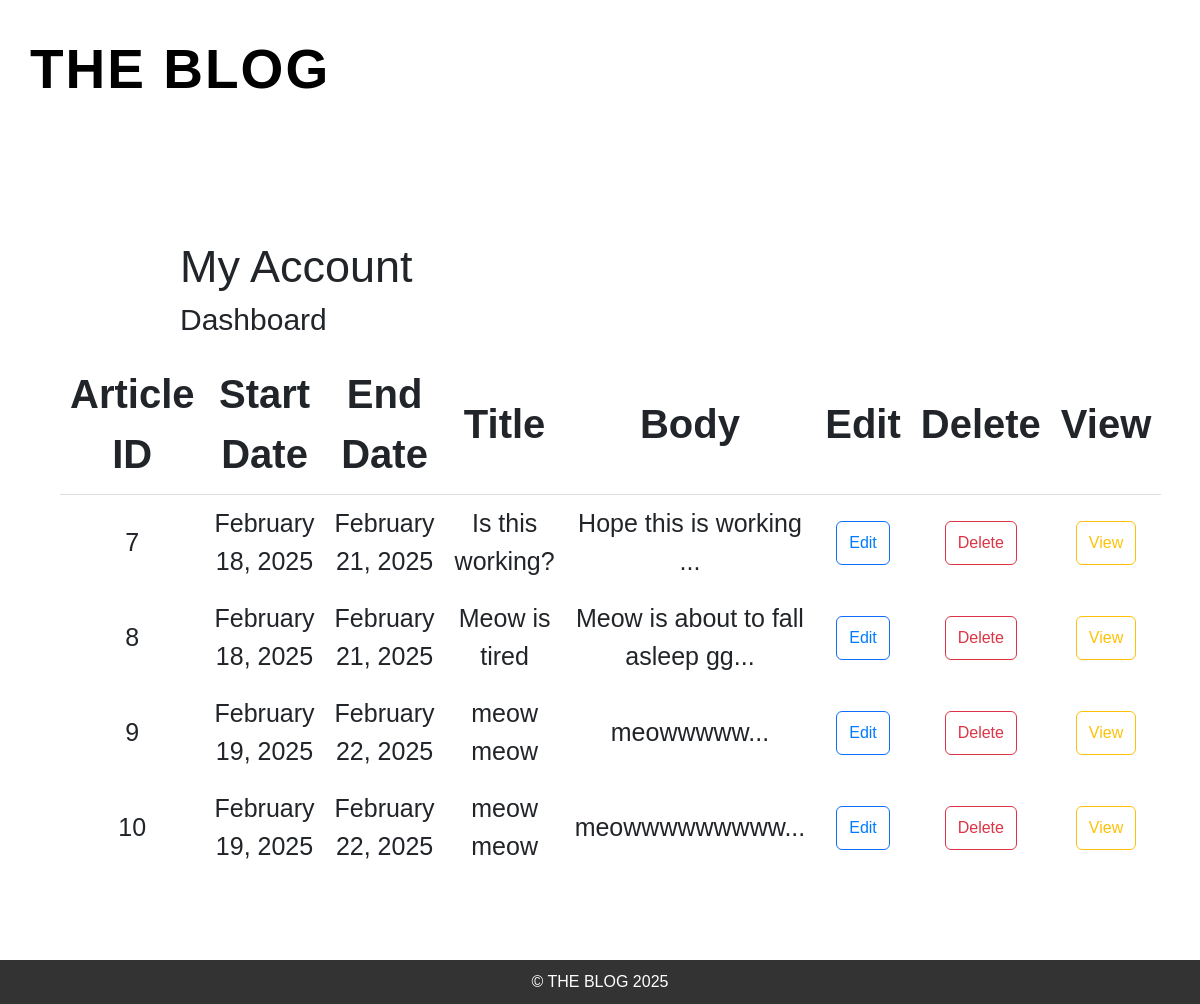
The app's page /profile.php (signed in), older data.
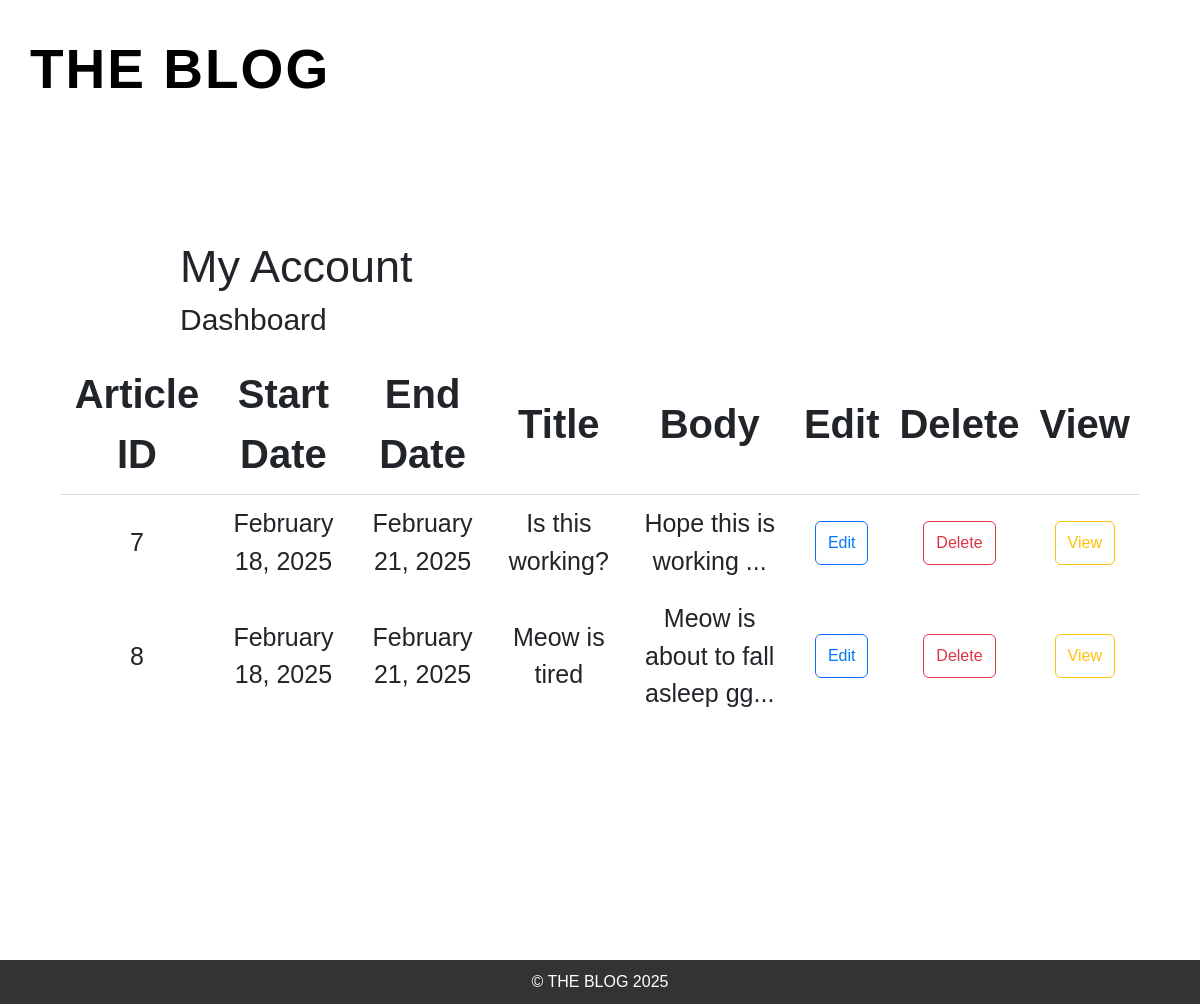
The same page, newer data.
### tables this page shows
CREATE TABLE Article
    (
        ArticleId Integer PRIMARY KEY,
        Title VARCHAR(255) NOT NULL,
        Body Text NOT NULL,
        CreateDate DATE NOT NULL,
        StartDate DATE NOT NULL,
        EndDate DATE NOT NULL,
        ContributorUsername VARCHAR(50) NOT NULL,
        FOREIGN KEY (ContributorUsername) REFERENCES Users(Username)
    );

### profile.php (the view, shortened to what this page needs)
<?php
    include('templates/header.php');
    $db = getDatabase();
    $dbQuery = "SELECT Title, Body, StartDate, EndDate, ContributorUsername, ArticleId FROM Article WHERE ContributorUsername = ?";
    $perparedstmt = $db->prepare($dbQuery);
    $perparedstmt->bindParam(1, $_SESSION["userName"]);
    $result = $perparedstmt->execute();
    echo '<body class="profileBody">';
        echo '<div class="page-wrapper">';
        echo '<div class="content-wrapper">';
        echo "  <div class='headerContainer'>
                    <h1 class='mainProfile'>My Account</h1>
                    <h2 class='subheader'>Dashboard</p>
                </div>
                <div class = 'profile_container'>
                    <table class='profileTable'>
                        <thead>
                            <tr>
                                <th>Article ID</th>
                                <th>Start Date</th>
                                <th>End Date</th>
                                <th>Title</th>
                                <th>Body</th>
                                <th>Edit</th>
                                <th>Delete</th>
                                <th>View</th>
                            </tr>
                        </thead>
                        <tbody>";
                        while($data = $result->fetchArray()){
                            $dateStart = date_create($data[2]);
                            $dateStart = date_format($dateStart, ("F d, Y"));
                            $dateEnd = date_create($data[3]);
                            $dateEnd = date_format($dateEnd, ("F d, Y"));
                            $str = strip_tags(substr($data[1], 0, 50));
                            echo "
                            <tr>
                                <td>{$data[5]}</td>
                                <td>{$dateStart}</td>
                                <td>{$dateEnd}</td>
                                <td>{$data[0]}</td>
                                <td>{$str}...</td>
                                <td>
                                    <button class='btn btn-outline-primary' type='button'>
                                        <a class='link-button-edit dashboard-link' href='/edit_article.php?id={$data[5]}'>Edit</a>
                                    </button>
                                </td>
                                <td>
                                    <button class='btn btn-outline-danger' type='button'>
                                        <a class='link-button-delete dashboard-link' href='/remove_article.php?id={$data[5]}'>Delete</a>
                                    </button>
                                </td>
                                <td>
                                    <button class='btn btn-outline-warning' type='button'>
                                        <a class='link-button-view dashboard-link' href='/article.php?id={$data[5]}'>View</a>
                                    </button>
                                </td>
                            </tr>";
                        }
                    echo "</tbody>
                    </table>
                </div>";
            echo '</div>';
            echo '</div>';
    echo '</body>';
    include('templates/footer.php');
?>

### templates/header.php (shortened to what this page needs)
<?php
    $displayNav = isset($displayNav) ? $displayNav : true;
?>
<!DOCTYPE html>
<html lang="en">
<head>
    <link rel="stylesheet" href="../styles/style.css">
    <link href="https://cdn.jsdelivr.net/npm/bootstrap@5.3.3/dist/css/bootstrap.min.css" rel="stylesheet">
</head>
<?php if ($displayNav): ?>
<header>
<nav class="navbar">
    <div class="nav-container">
        <?php
            if(isset($_SESSION["role"]) && $_SESSION["role"] == "admin") {
                echo '<a class="navbar-brand" href="../admin/admin_page.php">
                    <span class="blog-title">THE BLOG</span>
                </a>';
            } else {
                echo '<a class="navbar-brand" href="index.php">
                    <span class="blog-title">THE BLOG</span>
                </a>';
            }
        ?>
    </div>
</nav>
</header>
<?php endif; ?>

### templates/footer.php
<footer>
    &copy; THE BLOG 2025
</footer>

### styles/style.css (style rules this page uses)
html, body { overflow-x: hidden; min-height: 100vh; margin: 0; display: flex; flex-direction: column; }
header { background: white; color: white; padding: 15px; width: 100vw; }
body > *:not(header):not(footer) { flex: 1; }
footer { background: #333; text-align: center; color: white; padding: 10px; width: 100%; margin-top: auto; }
nav a { margin: 0 15px; width: 15vw; }
.navbar { width: 100%; padding: 25px 80px; background-color: #fff; height: 130px; display: flex; align-items: flex-start; padding-top: 40px; }
.nav-container { display: flex; justify-content: flex-start; align-items: flex-start; width: 100%; height: 100%; }
.blog-title { font-size: 55px; font-weight: bold; color: #000; text-decoration: none; letter-spacing: 2px; }
.profileBody { font-family: Arial, sans-serif; margin: 0; padding: 0; display: flex; flex-direction: column; min-height: 100vh; }
.page-wrapper { display: flex; flex-direction: column; min-height: 100vh; }
.content-wrapper { flex: 1; margin-bottom: 0; }
.headerContainer { width: 100%; max-width: 1200px; }
.mainProfile { font-size: clamp(30px, 4vw, 45px); margin-left: clamp(50px, 15%, 180px); margin-top: clamp(40px, 10vh, 80px); }
.subheader { font-size: clamp(20px, 3vw, 30px); margin-left: clamp(50px, 15%, 180px); }
.profile_container { width: clamp(80%, 90%, 1900px); max-width: 1900px; margin-left: auto; margin-right: auto; margin-bottom: 0; }
.profileTable { width: 100%; border-collapse: collapse; margin-bottom: 0; }
.profileTable th { text-align: center; padding: 10px; border-bottom: 1px solid #ddd; font-size: clamp(25px, 3.5vw, 40px); }
.profileTable td { text-align: center; font-size: clamp(16px, 2.5vw, 25px); padding: 10px; }
.link-button-edit { color: #007bff; }
.link-button-delete { color: #dc3545; }
.link-button-view { color: #ffc107; }
.dashboard-link { text-decoration: none; display: inline-block; width: 100%; height: 100%; line-height: 30px; }

Row changes from the older to the newer data that the page shows:
removed article: ArticleId "9", StartDate "February 19, 2025", EndDate "February 22, 2025", Title "meow meow", Body "meowwwww"
removed article: ArticleId "10", StartDate "February 19, 2025", EndDate "February 22, 2025", Title "meow meow", Body "meowwwwwwwww"
